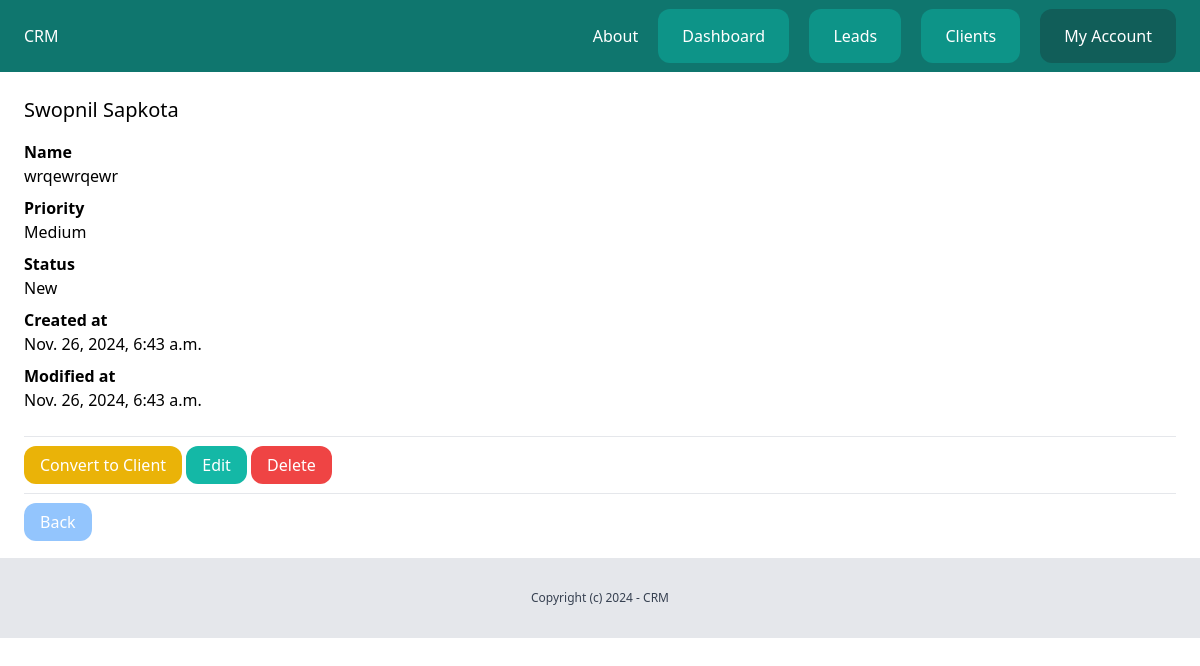
The app's page /dashboard/leads/6/ (signed in), older data.
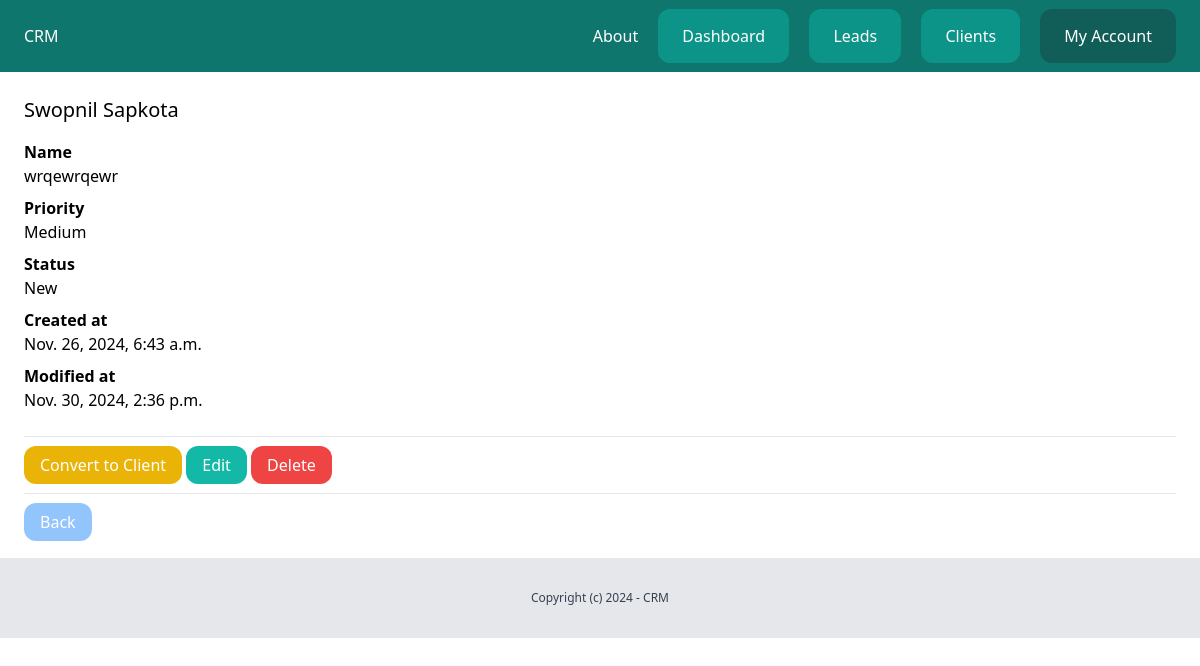
The same page, newer data.
### lead/models.py (models this page shows, shortened)
class Lead(models.Model):
    LOW = 'low'
    MEDIUM = 'medium'
    HIGH = 'high'
    CHOICES_PRIORITY = (
        (LOW, 'Low'),
        (MEDIUM, 'Medium'),
        (HIGH, 'High')
    )
    NEW = 'new'
    CONTACTED = 'contacted'
    WON = 'won'
    LOST = 'lost'
    CHOICES_STATUS = (
        (NEW, 'New'),
        (CONTACTED, 'Contacted'),
        (WON, 'Won'),
        (LOST, 'Lost')
    )
    team = models.ForeignKey(Team, related_name='leads', on_delete=models.CASCADE)
    name = models.CharField(max_length=225)
    email = models.EmailField()
    description = models.TextField(blank=True, null=True)
    priority = models.CharField(max_length=10, choices=CHOICES_PRIORITY, default=MEDIUM)
    status = models.CharField(max_length=10, choices=CHOICES_STATUS, default=NEW)
    converted_to_client = models.BooleanField(default=False)
    created_by = models.ForeignKey(User, related_name='leads', on_delete=models.CASCADE)
    created_at = models.DateTimeField(auto_now_add=True)
    modified_at = models.DateTimeField(auto_now=True)
    class Meta:
        ordering = ('-created_at',)

### lead/views.py (the view)
# urls.py: path('<int:pk>/', views.lead_detail, name='detail'),
@login_required
def lead_detail(request, pk):
    lead = get_object_or_404(Lead, created_by=request.user, pk=pk)
    return render(request, 'lead/leads_detail.html', {
        'lead': lead
    })

### lead/templates/lead/leads_detail.html (shortened to what this page needs)
{% extends 'core/base.html' %}
{% block content %}
    <div class="py-6 px-6">
        <h1 class="mb-4 text-xl">{{ lead.name }}</h1>
        {% if lead.description %}
            <p class ="font-semibold">Name</p>
            <p class="mb-2">{{ lead.description }}</p>
        {% endif %}
        <p class="font-semibold">Priority</p>
        <p class="mb-2">{{ lead.get_priority_display }}</p>
        <p class="font-semibold">Status</p>
        <p class="mb-2">{{ lead.get_status_display }}</p>
        <p class="font-semibold">Created at</p>
        <p class="mb-2">{{ lead.created_at}}</p>
        <p class="font-semibold">Modified at</p>
        <p class="mb-6">{{ lead.modified_at }}</p>
        <hr class="my-4">
        <a href="{% url 'leads:convert' lead.id %}" class="py-2 px-4 rounded-xl bg-yellow-500 text-white">Convert to Client</a>
        <a href="{% url 'leads:edit' lead.id %}" class="py-2 px-4 rounded-xl bg-teal-500 text-white">Edit</a>
        <a href="{% url 'leads:delete' lead.id %}" class="py-2 px-4 rounded-xl bg-red-500 text-white">Delete</a>
        <hr class="my-4">
        <a href="{% url 'leads:list' %}" class="py-2 px-4 rounded-xl bg-blue-300 text-white">Back</a>
    </div>
{% endblock %}

Row changes from the older to the newer data that the page shows:
changed Lead "Swopnil Sapkota": modified_at "Nov. 26, 2024, 6:43 a.m." → "Nov. 30, 2024, 2:36 p.m."
